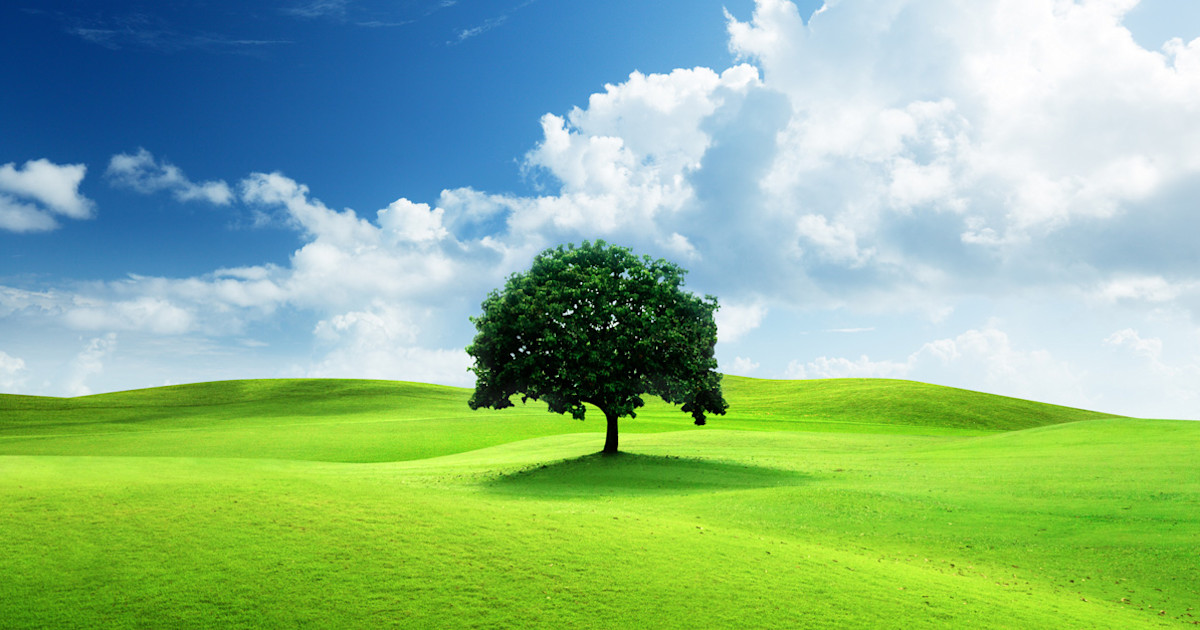
#> input picture app/images/test.jpg, 1200 x 630 px
$ python img_cropping.py
#> lines starting #> are read from the running program, lines starting #| are printed output that depends on the picture; after the words box and inside, x2 and y2 are one past the last pixel; in counts of white or black regions, pixels touching at a corner belong together
import cv2

img = cv2.imread('images/test.jpg')
#> img is the input picture: shape (630, 1200, 3); mean B, G, R 139.9, 183.6, 139.8
img_copy = img.copy()
img_height, img_width = img.shape[:2]
#> img_height = 630; img_width = 1200

M = 76
N = 104
x1 = 0
y1 = 0

for y in range(0, img_height, M):
    for x in range(0, img_width, N):
        if img_height-y < M or img_width - x < N:
            break

        y1 = y + M
        x1 = x + N

        if x1 >= img_width and y1 >= img_height:
            x1 = img_width - 1
            y1 = img_height - 1
            tiles = img_copy[y:y + M, x:x + N]
            cv2.imwrite('cropped_images/'+'tile'+str(x)+'_'+str(y)+'.jpg', tiles)
            cv2.rectangle(img, (x, y), (x1, y1), (0, 0, 255), 1)
        elif y1 >= img_height:
            y1 = img_height - 1
            tiles = img_copy[y:y + M, x:x + N]
            cv2.imwrite('cropped_images/'+'tile'+str(x)+'_'+str(y)+'.jpg', tiles)
            cv2.rectangle(img, (x, y), (x1, y1), (0, 0, 255), 1)
        elif x1 >= img_width:
            x1 = img_width - 1
            tiles = img_copy[y:y + M, x:x + N]
            cv2.imwrite('cropped_images/'+'tile'+str(x)+'_'+str(y)+'.jpg', tiles)
            cv2.rectangle(img, (x, y), (x1, y1), (0, 0, 255), 1)
        else:
            tiles = img_copy[y:y + M, x:x + N]
            cv2.imwrite('cropped_images/'+'tile'+str(x)+'_'+str(y)+'.jpg', tiles)
            cv2.rectangle(img, (x, y), (x1, y1), (0, 0, 255), 1)
#> this loop made 9 passes
#> pass 1, `cv2.imwrite('cropped_images/'+'tile'+str(x)+'_'+str(y)+'.jpg', tiles)`:
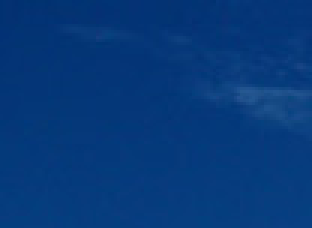
#> saved as tile0_0.jpg: shape (76, 104, 3) (shown 3 times larger); mean B, G, R 122.3, 57.3, 5.8
#> pass 1, `cv2.imwrite('cropped_images/'+'tile'+str(x)+'_'+str(y)+'.jpg', tiles)`:
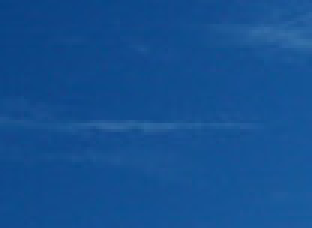
#> saved as tile208_0.jpg: shape (76, 104, 3) (shown 3 times larger); mean B, G, R 145.1, 79.8, 19.8
#> pass 1, `cv2.imwrite('cropped_images/'+'tile'+str(x)+'_'+str(y)+'.jpg', tiles)`:
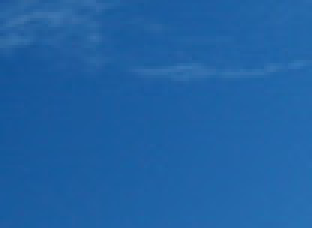
#> saved as tile312_0.jpg: shape (76, 104, 3) (shown 3 times larger); mean B, G, R 164.1, 97.7, 31.5
#> after the loop:
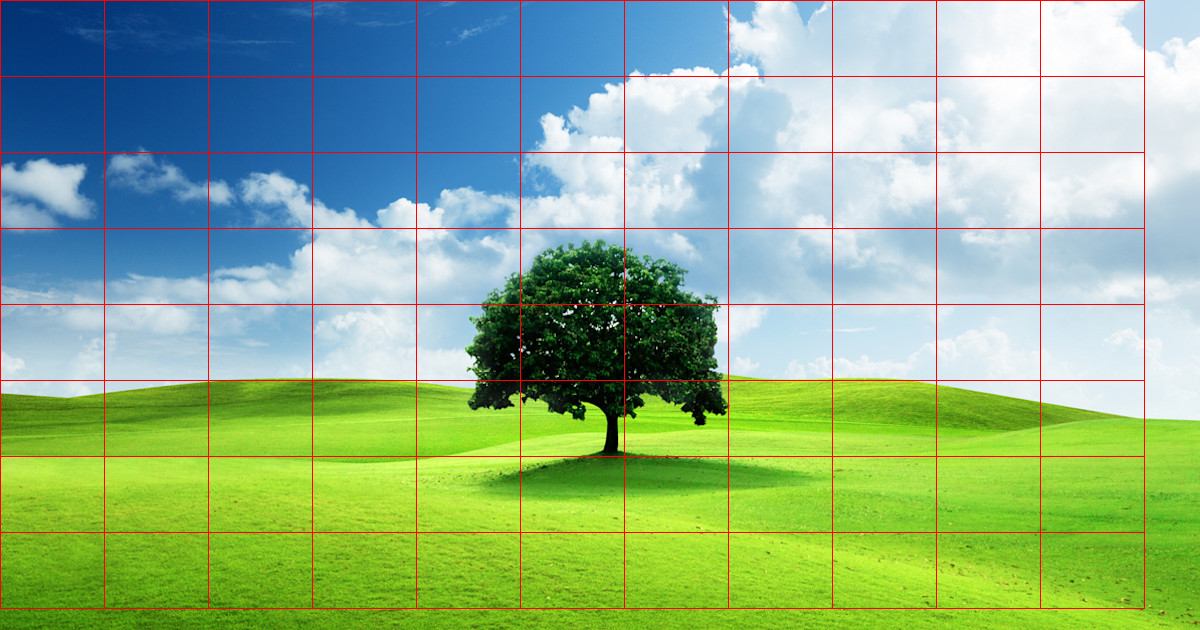
#> img: shape (630, 1200, 3); 2.32% of pixels changed, all inside (x1, y1, x2, y2) = (0, 0, 1145, 609)
#> after the loop:
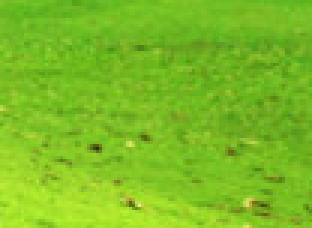
#> tiles: shape (76, 104, 3) (shown 3 times larger); mean B, G, R 35.4, 189.5, 123.9

cv2.imshow('image', img)
cv2.waitKey(0)
cv2.destroyAllWindows()

$ run again, with app/images/bright_cube.jpg copied over app/images/test.jpg
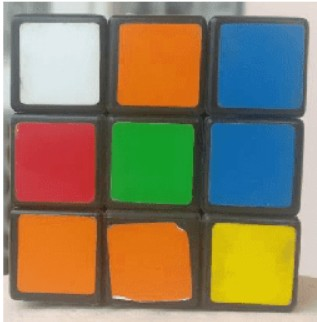
#> input picture app/images/bright_cube.jpg, 317 x 322 px
#> img is the input picture: shape (322, 317, 3); mean B, G, R 98.1, 128.2, 140.9
#> after the loop `for y in range(0, img_height, M):`:
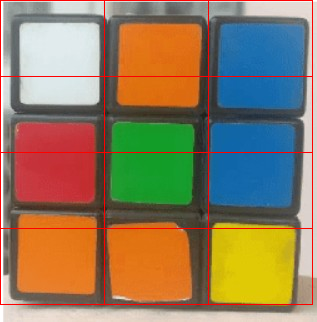
#> img: shape (322, 317, 3); 2.71% of pixels changed, all inside (x1, y1, x2, y2) = (0, 0, 313, 305)
#> after the loop `for y in range(0, img_height, M):`:
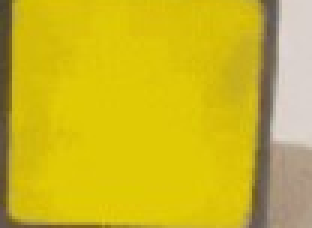
#> tiles: shape (76, 104, 3) (shown 3 times larger); mean B, G, R 35.1, 184, 205.3
